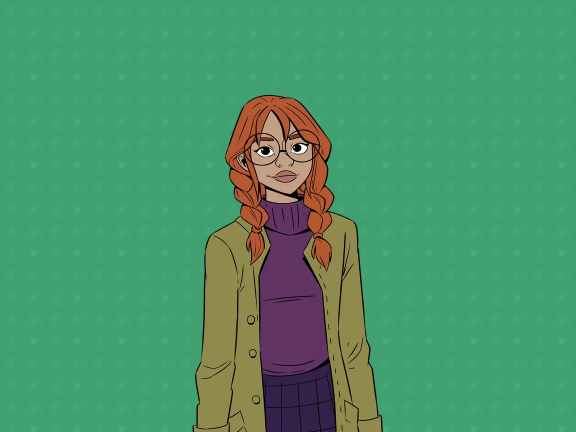
#> input picture site/assets/img/story-amie.webp, 1152 x 864 px, given in place of story-amie.webp.webp, which was not available (shown at 1/2 size)
$ python make_story_card.py ../site/assets/img/story-amie.webp
#> lines starting #> are read from the running program, lines starting #| are printed output that depends on the picture
"""Make a story card image (assets/img/story-<slug>.webp) from a character's transparent PNG.

Usage: python3 scripts/make_story_card.py <slug> [<slug> ...]
Reads scripts/character-src/<slug>.png and the card's current background
(colour + zip-tone dots, taken from the top-left corner of the existing card).
Output: 1152x864 WebP (2x the 576x432 card, sharp on retina screens).
Layout: the character stands on the bottom edge, its top at 22% of the height
so the topic tag (top-left, HTML) never covers the head. Needs Pillow.
"""
import os, sys
from PIL import Image

ROOT = os.path.dirname(os.path.dirname(os.path.abspath(__file__)))
W, H = 1152, 864
TOP = 0.22          # room for the topic tag
TILE = 44           # the zip-tone dot pattern repeats every 44px in the 1x cards


def make(slug):
#> called with slug = '../site/assets/img/story-amie.webp'
    out = os.path.join(ROOT, "site", "assets", "img", f"story-{slug}.webp")
    old = Image.open(out).convert("RGB")
#> old is the input picture: PIL image 1152x864 RGB; mean R, G, B 75, 148.3, 105.3
    scale = old.width / 576
#> scale = 2
    tile = old.crop((0, 0, round(TILE * scale), round(TILE * scale))).resize((TILE * 2, TILE * 2), Image.LANCZOS)
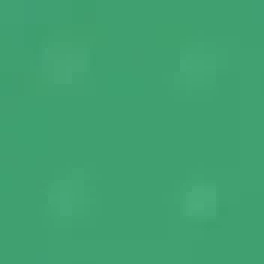
#> tile: PIL image 88x88 RGB (shown 3 times larger); mean R, G, B 64.6, 160.7, 112.6
    card = Image.new("RGB", (W, H))
#> card: PIL image 1152x864 RGB; every value is 0
    for y in range(0, H, tile.height):
        for x in range(0, W, tile.width):
            card.paste(tile, (x, y))
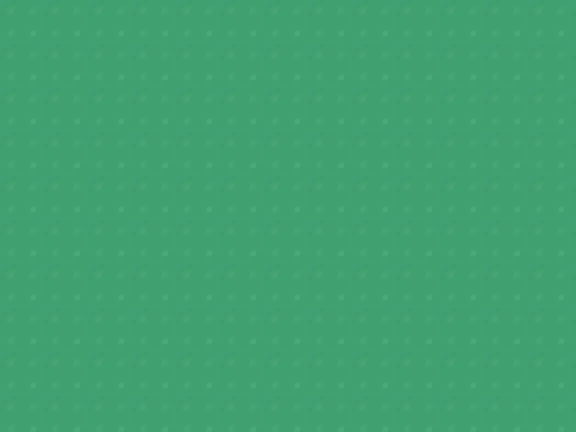
#> card: PIL image 1152x864 RGB (shown at 1/2 size); mean R, G, B 64.6, 160.7, 112.6
    ch = Image.open(os.path.join(ROOT, "scripts", "character-src", f"{slug}.png")).convert("RGBA")
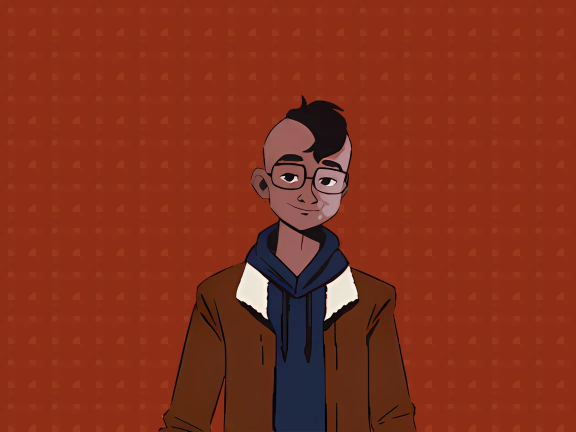
#> input picture site/assets/img/story-danny.webp, 1152 x 864 px, given in place of story-amie.webp.png, which was not available (shown at 1/2 size)
    ch = ch.crop(ch.getchannel("A").point(lambda a: 255 if a > 24 else 0).getbbox())  # ignore faint edge pixels
    h = round(H * (1 - TOP))
    w = round(ch.width * h / ch.height)
#> w = 899
    if w > W * 0.8:                      # very wide art: fit the width instead
        w = round(W * 0.8); h = round(ch.height * w / ch.width)
    src = ch.size
#> src = (1152, 864)
    ch = ch.resize((w, h), Image.LANCZOS)
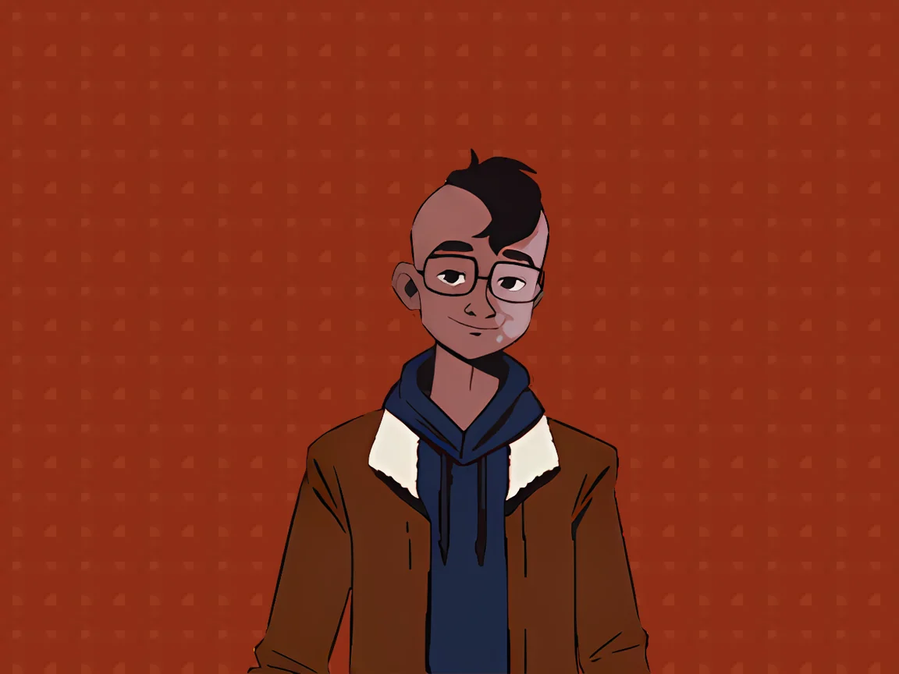
#> ch: PIL image 899x674 RGBA; mean R, G, B, A 133.2, 48.1, 27.5, 255
    card.paste(ch, ((W - w) // 2, H - h), ch)
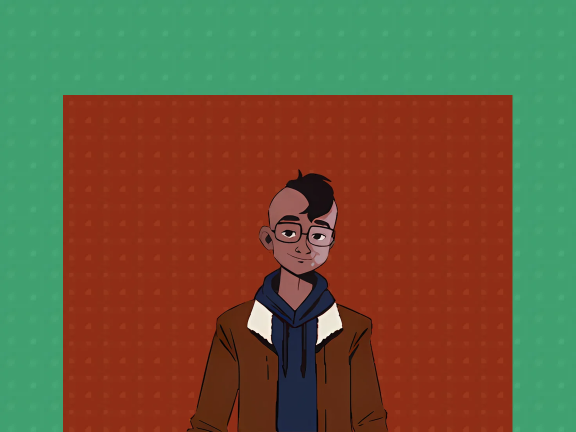
#> card: PIL image 1152x864 RGB (shown at 1/2 size); mean R, G, B 106.4, 92.1, 60.8
    card.save(out, "WEBP", quality=86, method=6)
    print(f"story-{slug}.webp: character {w}x{h} from a {src[0]}x{src[1]} source" + ("  (low-res source: send a ~1000px PNG)" if src[1] < h else ""))
#| story-../site/assets/img/story-amie.webp.webp: character 899x674 from a 1152x864 source


for s in sys.argv[1:]:
    make(s)
